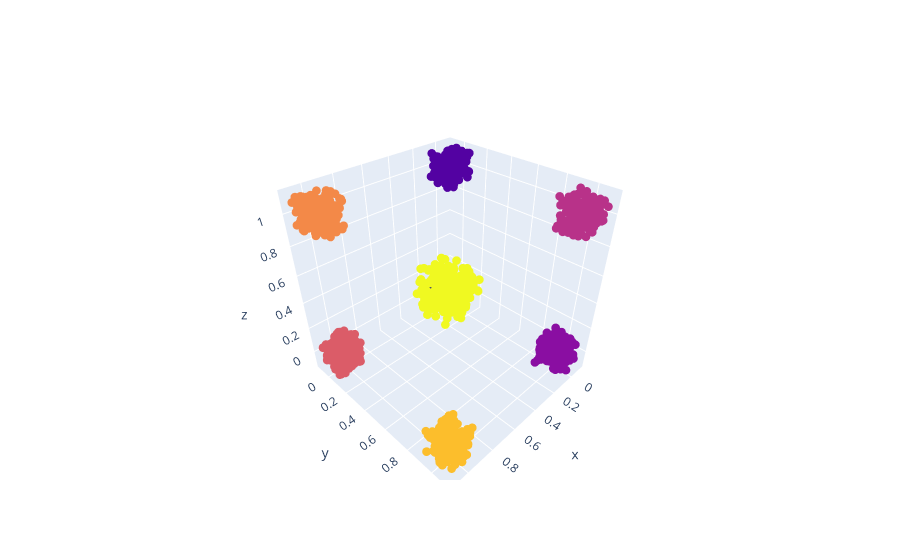

Here is the notebook cell this chart was saved with:
### Code cell
## plotar gráfico tridimensional com os pontos e suas respectivas classes usando o plotly
import plotly.graph_objects as go
fig = go.Figure(data=[go.Scatter3d(x=X_test[:,0], y=X_test[:,1], z=X_test[:,2], mode='markers', marker=dict(size=3, color=y_pred))])
fig.show()

### Figure 1 — Plotly figure (JSON) as saved in the notebook; plotly's stock layout.template omitted (floating-point values rounded to 4 significant figures; data arrays with more than 128 entries replaced by an {"elided": "..."} marker saying what was removed)
{"data": [{"marker": {"color": {"elided": "1600 int values"}, "size": 3}, "mode": "markers", "type": "scatter3d", "x": {"elided": "1600 float values"}, "y": {"elided": "1600 float values"}, "z": {"elided": "1600 float values"}}], "layout": {}}
